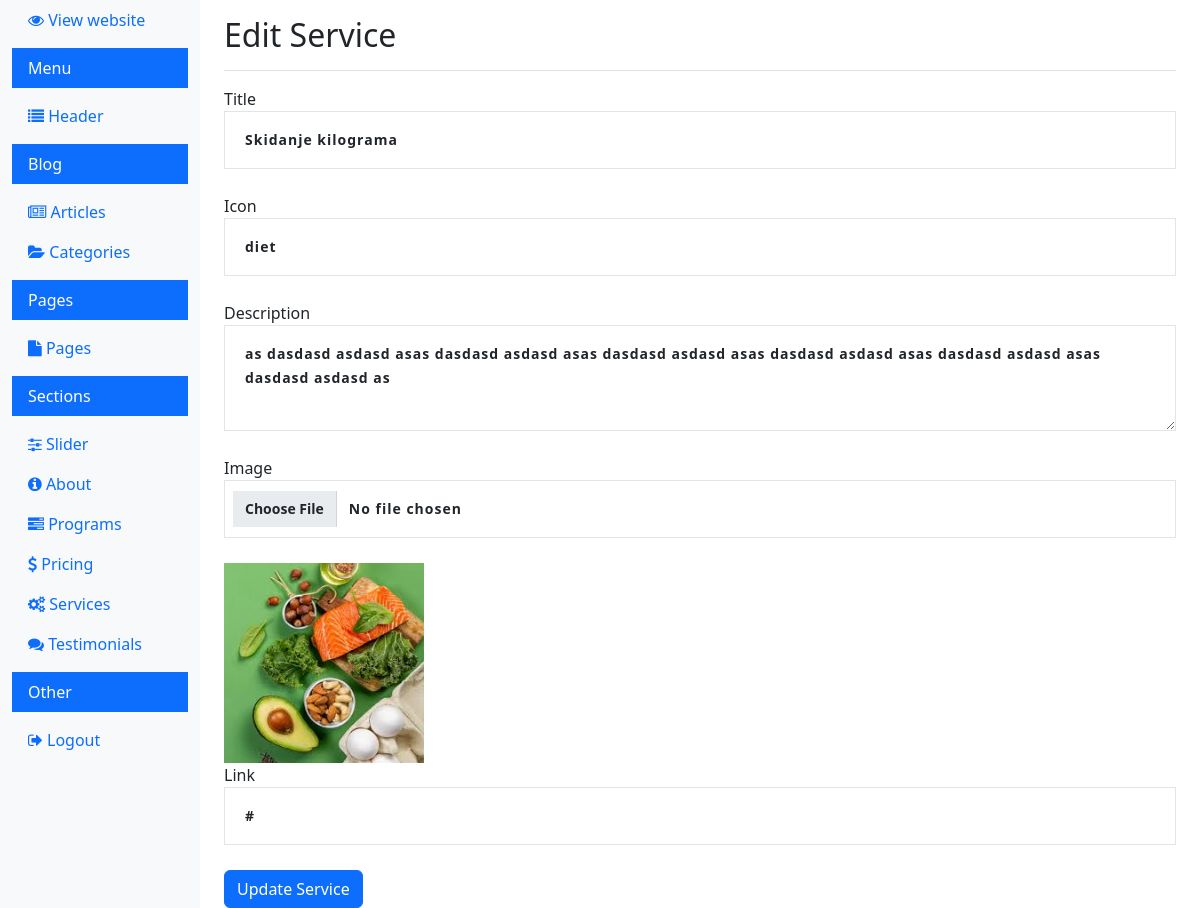
/dashboard/edit_service.php?id=6&lang=sr (signed in), run on the app's committed database.
### tables this page shows
CREATE TABLE IF NOT EXISTS `services` (
  `id` int(11) NOT NULL AUTO_INCREMENT,
  `title` varchar(255) NOT NULL,
  `icon` varchar(255) NOT NULL,
  `description` text NOT NULL,
  `image` varchar(255) NOT NULL,
  `created_at` timestamp NULL DEFAULT CURRENT_TIMESTAMP,
  `link` varchar(255) NOT NULL,
  `language` varchar(2) DEFAULT 'sr',
  PRIMARY KEY (`id`)
);

### dashboard/edit_service.php (the view, shortened to what this page needs)
<?php
$id = $_GET['id'];
$lang = isset($_GET['lang']) ? $_GET['lang'] : 'sr';
if (isset($_GET['lang'])) {
  $lang = $_GET['lang'];
} elseif (isset($_SESSION['lang'])) {
  $lang = $_SESSION['lang'];
}
$conn = new mysqli(DB_HOST, DB_USER, DB_PASS, DB_NAME);
$sql = "SELECT title, icon, description, image, link, language FROM services WHERE id = ?";
$stmt = $conn->prepare($sql);
$stmt->bind_param("i", $id);
$stmt->execute();
$stmt->bind_result($title, $icon, $description, $image, $link, $service_lang);
?>
<!doctype html>
<html lang="en">
<head>
  <link rel="stylesheet" href="../css/bootstrap.min.css">
  <link rel="stylesheet" href="https://cdnjs.cloudflare.com/ajax/libs/font-awesome/4.7.0/css/font-awesome.min.css">
  <link rel="stylesheet" href="../css/style.css">
</head>
<body>
  <div class="container-fluid">
    <div class="row">
      <?php include 'navigation.php'; ?>
      <main role="main" class="col-md-9 ms-sm-auto col-lg-10 px-md-4">
        <div class="d-flex justify-content-between flex-wrap flex-md-nowrap align-items-center pt-3 pb-2 mb-3 border-bottom">
          <h1 class="h2">Edit Service</h1>
        </div>
        <form method="POST" action="edit_service.php?id=<?php echo $id; ?>&lang=<?php echo $lang; ?>" enctype="multipart/form-data">
          <div class="form-group">
            <label for="title">Title</label>
            <input type="text" class="form-control" id="title" name="title" value="<?php echo htmlspecialchars($title); ?>" required>
          </div>
          <div class="form-group">
            <label for="icon">Icon</label>
            <select class="form-control" id="icon" name="icon" required>
              <?php
              $icons = [
                "diet", "dumbbell", "fruits", "wheel", "juice", "heart-rate",
                "medal", "muscle", "rowing-machine", "diet-1", "water-bottle",
                "weightlift", "no-smoking", "stationary-bike", "treadmill",
                "weightlifter", "gym", "barbell", "woman", "bike", "meditation",
                "dumbbell-1", "weight", "yoga", "weight-lifting", "phone-call",
                "wellness", "gym-1", "wellness-1", "run", "sports-and-competition",
                "running-man", "oil", "placeholder", "placeholder-1", "mail",
                "weight-1", "workout", "gym-2", "sports-and-competition-1",
                "weightlifter-1"
              ];
              foreach ($icons as $iconOption) {
                $selected = $iconOption == str_replace("pbmit-gimox-business-icon-", "", $icon) ? "selected" : "";
                echo "<option value='$iconOption' $selected>$iconOption</option>";
              }
              ?>
            </select>
          </div>
          <div class="form-group">
            <label for="description">Description</label>
            <textarea class="form-control" id="description" name="description" rows="3"><?php echo htmlspecialchars($description); ?></textarea>
          </div>
          <div class="form-group">
            <label for="image">Image</label>
            <input type="file" class="form-control" id="image" name="image">
            <?php if ($image) : ?>
              <img src="../<?php echo htmlspecialchars($image); ?>" alt="Service Image" style="max-width: 200px;">
            <?php endif; ?>
          </div>
          <div class="form-group">
            <label for="link">Link</label>
            <input type="text" class="form-control" id="link" name="link" value="<?php echo htmlspecialchars($link); ?>" required>
          </div>
          <button type="submit" class="btn btn-primary">Update Service</button>
        </form>
      </main>
    </div>
  </div>
</body>
</html>

### css/style.css (style rules this page uses)
.form-control { background-color: #fff; line-height: 24px; padding: 16px 20px; font-size: 14px; font-weight: 600; border: 0; border-radius: 0px; border: 1px solid rgba(119,119,119,.2); margin-bottom: 25px; width: 100%; letter-spacing: 1px; font-family: var(--pbmit-heading-typography-font-family); }
.form-control::placeholder { color: #999; }

### data on the page
services: title "Skidanje kilograma", description "as dasdasd asdasd asas dasdasd asdasd asas dasdasd asdasd asas dasdasd asdasd asas dasdasd asdasd asas dasdasd asdasd as", image (picture), link "#"

### other printed values
form field icon "diet"
